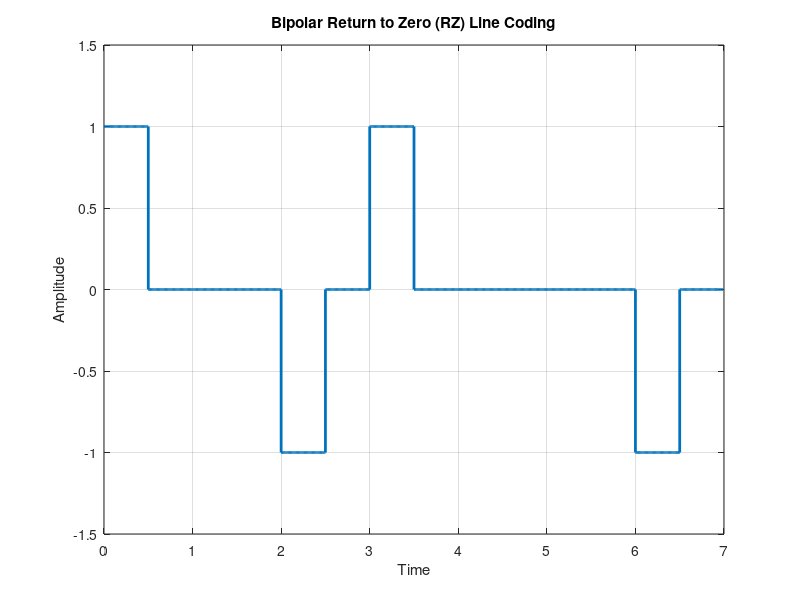

Source code (MATLAB):
clc;
clear;

% Input binary data
data = [1 0 1 1 0 0 1];

% Parameters
bit_duration = 1;                % Duration of each bit in seconds
samples_per_bit = 100;          % Number of samples per bit
Fs = samples_per_bit / bit_duration;  % Sampling frequency

% Time vector
t = 0 : 1/Fs : bit_duration * length(data) - 1/Fs;

% Initialize signal
bipolar_rz = zeros(1, length(t));

% Set initial polarity
polarity = 1;

% Generate Bipolar RZ signal
for i = 1:length(data)
    start_idx = (i-1)*samples_per_bit + 1;
    mid_idx   = start_idx + floor(samples_per_bit / 2) - 1;

    if data(i) == 1
        bipolar_rz(start_idx:mid_idx) = polarity;
        polarity = -polarity;  % Alternate the polarity for next '1'
    end
    % data(i) == 0 --> stays 0
end

% Plot the signal
figure;
stairs(t, bipolar_rz, 'LineWidth', 2);
xlabel('Time');
ylabel('Amplitude');
title('Bipolar Return to Zero (RZ) Line Coding');
axis([0 length(data) -1.5 1.5]);
grid on;
